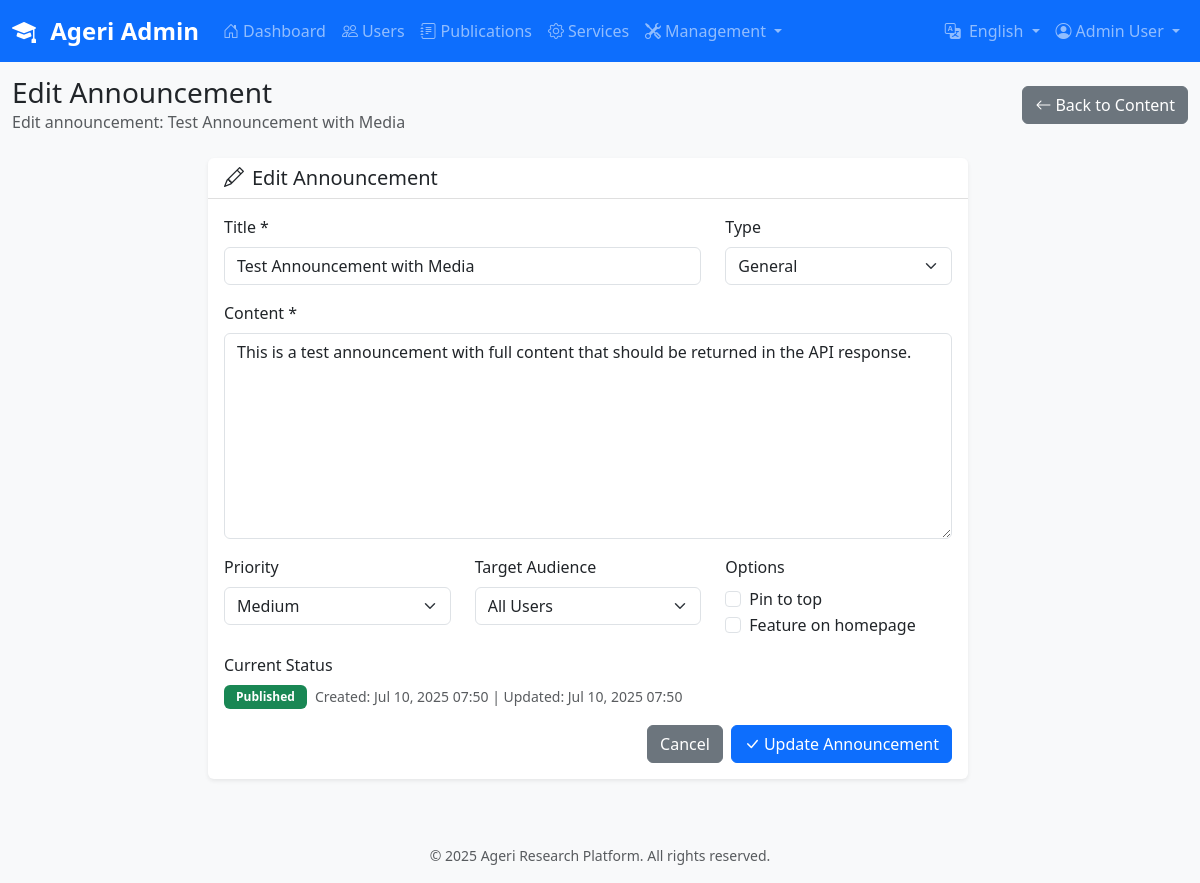
The page /dashboard/announcements/2/edit/ (signed in) on the database its author committed.
### accounts/models.py (models this page shows, shortened)
class User(AbstractUser):
    email = models.EmailField(unique=True)
    role = models.CharField(
        max_length=20,
        choices=UserRole.choices,
        default=UserRole.RESEARCHER
    )
    is_approved = models.BooleanField(default=False)
    approval_date = models.DateTimeField(null=True, blank=True)
    approved_by = models.ForeignKey(
        'self',
        on_delete=models.SET_NULL,
        null=True,
        blank=True,
        related_name='approved_users'
    )
    phone = models.CharField(max_length=20, blank=True)
    institution = models.CharField(max_length=200, blank=True)
    objects = CustomUserManager()
    department = models.CharField(max_length=200, blank=True)
    USERNAME_FIELD = 'email'
    REQUIRED_FIELDS = ['username', 'first_name', 'last_name']
    class Meta:
        db_table = 'auth_user'
        verbose_name = 'User'
        verbose_name_plural = 'Users'

### content/models.py (models this page shows, shortened)
class Announcement(TimeStampedModel):
    title = models.CharField(max_length=200)
    content = models.TextField(help_text="Main announcement content")
    summary = models.CharField(
        max_length=300,
        blank=True,
        help_text="Brief summary for list views (auto-generated if empty)"
    )
    announcement_type = models.CharField(
        max_length=20,
        choices=AnnouncementType.choices,
        default=AnnouncementType.GENERAL
    )
    priority = models.CharField(
        max_length=10,
        choices=PriorityChoices.choices,
        default=PriorityChoices.MEDIUM
    )
    target_audience = models.CharField(
        max_length=20,
        choices=TargetAudience.choices,
        default=TargetAudience.ALL
    )
    status = models.CharField(
        max_length=20,
        choices=StatusChoices.choices,
        default=StatusChoices.DRAFT
    )
    is_pinned = models.BooleanField(
        default=False,
        help_text="Pin announcement to top of list"
    )
    is_featured = models.BooleanField(
        default=False,
        help_text="Feature on homepage"
    )
    publish_at = models.DateTimeField(
        default=timezone.now,
        help_text="When to publish the announcement"
    )
    expires_at = models.DateTimeField(
        null=True,
        blank=True,
        help_text="When announcement expires (optional)"
    )
    author = models.ForeignKey(
        User,
        on_delete=models.CASCADE,
        related_name='authored_announcements'
    )
    approved_by = models.ForeignKey(
        User,
        on_delete=models.SET_NULL,
        null=True,
        blank=True,
        related_name='approved_announcements'
    )
    approved_at = models.DateTimeField(null=True, blank=True)
    attachment = models.FileField(
        upload_to=upload_to_announcements,
        blank=True,
        validators=[FileExtensionValidator(allowed_extensions=['pdf', 'doc', 'docx', 'jpg', 'jpeg', 'png'])],
        help_text="Optional attachment (PDF, DOC, DOCX, JPG, PNG)"
    )
    view_count = models.PositiveIntegerField(default=0)
    class Meta:
        ordering = ['-is_pinned', '-priority', '-publish_at']
        indexes = [
            models.Index(fields=['status']),
            models.Index(fields=['announcement_type']),
            models.Index(fields=['target_audience']),
            models.Index(fields=['publish_at']),
            models.Index(fields=['expires_at']),
            models.Index(fields=['-is_pinned', '-priority']),
        ]
        verbose_name = 'Announcement'
        verbose_name_plural = 'Announcements'

### dashboard/views.py (the view, shortened to what this page needs)
# urls.py: path('announcements/<int:announcement_id>/edit/', views.edit_announcement, name='edit_announcement'),
@staff_member_required
def edit_announcement(request, announcement_id):
    announcement = get_object_or_404(Announcement, id=announcement_id)
    context = {'announcement': announcement}
    return render(request, 'dashboard/edit_announcement.html', context)

### dashboard/templates/dashboard/edit_announcement.html (shortened to what this page needs)
{% extends 'dashboard/base.html' %}
{% block page_title %}Edit Announcement{% endblock %}
{% block page_description %}Edit announcement: {{ announcement.title }}{% endblock %}
{% block page_actions %}
<a href="{% url 'dashboard:content_management' %}" class="btn btn-secondary">
    <i class="bi bi-arrow-left me-1"></i>Back to Content
</a>
{% endblock %}
{% block content %}
<div class="row justify-content-center">
    <div class="col-lg-8">
        <div class="card">
            <div class="card-header">
                <h5 class="card-title mb-0">
                    <i class="bi bi-pencil me-2"></i>Edit Announcement
                </h5>
            </div>
            <div class="card-body">
                <form method="post">
                    <div class="row">
                        <div class="col-md-8">
                            <div class="mb-3">
                                <label for="title" class="form-label">Title *</label>
                                <input type="text" class="form-control" id="title" name="title"
                                       value="{{ announcement.title }}" required>
                            </div>
                        </div>
                        <div class="col-md-4">
                            <div class="mb-3">
                                <label for="announcement_type" class="form-label">Type</label>
                                <select class="form-select" id="announcement_type" name="announcement_type">
                                    <option value="general" {% if announcement.announcement_type == 'general' %}selected{% endif %}>General</option>
                                </select>
                            </div>
                        </div>
                    </div>
                    <div class="mb-3">
                        <label for="content" class="form-label">Content *</label>
                        <textarea class="form-control" id="content" name="content" rows="8" required>{{ announcement.content }}</textarea>
                    </div>
                    <div class="row">
                        <div class="col-md-4">
                            <div class="mb-3">
                                <label for="priority" class="form-label">Priority</label>
                                <select class="form-select" id="priority" name="priority">
                                    <option value="medium" {% if announcement.priority == 'medium' %}selected{% endif %}>Medium</option>
                                </select>
                            </div>
                        </div>
                        <div class="col-md-4">
                            <div class="mb-3">
                                <label for="target_audience" class="form-label">Target Audience</label>
                                <select class="form-select" id="target_audience" name="target_audience">
                                    <option value="all" {% if announcement.target_audience == 'all' %}selected{% endif %}>All Users</option>
                                </select>
                            </div>
                        </div>
                        <div class="col-md-4">
                            <div class="mb-3">
                                <label class="form-label">Options</label>
                                <div class="form-check">
                                    <input class="form-check-input" type="checkbox" id="is_pinned" name="is_pinned"
                                           {% if announcement.is_pinned %}checked{% endif %}>
                                    <label class="form-check-label" for="is_pinned">
                                        Pin to top
                                    </label>
                                </div>
                                <div class="form-check">
                                    <input class="form-check-input" type="checkbox" id="is_featured" name="is_featured"
                                           {% if announcement.is_featured %}checked{% endif %}>
                                    <label class="form-check-label" for="is_featured">
                                        Feature on homepage
                                    </label>
                                </div>
                            </div>
                        </div>
                    </div>
                    <div class="mb-3">
                        <label class="form-label">Current Status</label>
                        <div class="d-flex align-items-center">
                            {% if announcement.status == 'published' %}
                                <span class="badge bg-success me-2">Published</span>
                            {% elif announcement.status == 'pending' %}
                                <span class="badge bg-warning me-2">Pending</span>
                            {% elif announcement.status == 'draft' %}
                                <span class="badge bg-secondary me-2">Draft</span>
                            {% else %}
                                <span class="badge bg-danger me-2">Rejected</span>
                            {% endif %}
                            <small class="text-muted">
                                Created: {{ announcement.created_at|date:"M d, Y H:i" }}
                                {% if announcement.updated_at != announcement.created_at %}
                                    | Updated: {{ announcement.updated_at|date:"M d, Y H:i" }}
                                {% endif %}
                            </small>
                        </div>
                    </div>
                    <div class="d-flex justify-content-end gap-2">
                        <a href="{% url 'dashboard:content_management' %}" class="btn btn-secondary">Cancel</a>
                        <button type="submit" class="btn btn-primary">
                            <i class="bi bi-check-lg me-1"></i>Update Announcement
                        </button>
                    </div>
                </form>
            </div>
        </div>
    </div>
</div>
{% endblock %}

### dashboard/templates/dashboard/base.html (shortened to what this page needs)
{% load i18n arabic_trans %}
{% get_current_language as LANGUAGE_CODE %}
<!DOCTYPE html>
<html lang="{{ LANGUAGE_CODE }}" dir="{% if LANGUAGE_CODE == 'ar' %}rtl{% else %}ltr{% endif %}">
<head>
    <link href="https://cdn.jsdelivr.net/npm/bootstrap@5.3.0/dist/css/bootstrap.min.css" rel="stylesheet">
    <link href="https://cdn.jsdelivr.net/npm/bootstrap-icons@1.10.0/font/bootstrap-icons.css" rel="stylesheet">
    {% load static %}
    <link rel="stylesheet" href="{% static 'dashboard/css/dashboard.css' %}">
</head>
<body>
    <nav class="navbar navbar-expand-lg navbar-dark bg-primary fixed-top">
        <div class="container-fluid">
            <a class="navbar-brand fw-bold" href="{% url 'dashboard:home' %}">
                <i class="bi bi-mortarboard-fill me-2"></i>
                {% trans "Ageri Admin" %}
            </a>
            <div class="collapse navbar-collapse" id="navbarNav">
                <ul class="navbar-nav me-auto">
                    <li class="nav-item">
                        <a class="nav-link {% if request.resolver_match.url_name == 'home' %}active{% endif %}"
                           href="{% url 'dashboard:home' %}">
                            <i class="bi bi-house-door me-1"></i>{% trans "Dashboard" %}
                        </a>
                    </li>
                    <li class="nav-item">
                        <a class="nav-link {% if request.resolver_match.url_name == 'user_management' %}active{% endif %}"
                           href="{% url 'dashboard:user_management' %}">
                            <i class="bi bi-people me-1"></i>{% trans "Users" %}
                        </a>
                    </li>
                    <li class="nav-item">
                        <a class="nav-link {% if request.resolver_match.url_name == 'publication_management' %}active{% endif %}"
                           href="{% url 'dashboard:publication_management' %}">
                            <i class="bi bi-journal-text me-1"></i>{% trans "Publications" %}
                        </a>
                    </li>
                    <li class="nav-item">
                        <a class="nav-link {% if request.resolver_match.url_name == 'service_requests' %}active{% endif %}"
                           href="{% url 'dashboard:service_requests' %}">
                            <i class="bi bi-gear me-1"></i>{% trans "Services" %}
                        </a>
                    </li>
                    <li class="nav-item dropdown">
                        <a class="nav-link dropdown-toggle" href="#" role="button" data-bs-toggle="dropdown">
                            <i class="bi bi-tools me-1"></i>{% trans "Management" %}
                        </a>
                    </li>
                </ul>
                <ul class="navbar-nav">
                    <li class="nav-item dropdown">
                        <a class="nav-link dropdown-toggle" href="#" role="button" data-bs-toggle="dropdown">
                            <i class="bi bi-translate me-1"></i>
                            {% if LANGUAGE_CODE == 'ar' %}العربية{% else %}English{% endif %}
                        </a>
                    </li>
                    <li class="nav-item dropdown">
                        <a class="nav-link dropdown-toggle" href="#" role="button" data-bs-toggle="dropdown">
                            <i class="bi bi-person-circle me-1"></i>{{ user.get_full_name|default:user.username }}
                        </a>
                    </li>
                </ul>
            </div>
        </div>
    </nav>
    <div class="container-fluid" style="margin-top: 76px;">
        <div class="row mb-4">
            <div class="col-12">
                <div class="d-flex justify-content-between align-items-center">
                    <div>
                        <h1 class="h3 mb-0">{% block page_title %}Dashboard{% endblock %}</h1>
                        <p class="text-muted mb-0">{% block page_description %}Welcome to the Ageri Research Platform Admin Dashboard{% endblock %}</p>
                    </div>
                    <div>
                        {% block page_actions %}{% endblock %}
                    </div>
                </div>
            </div>
        </div>
        <div class="row">
            {% block content %}{% endblock %}
        </div>
    </div>
    <footer class="bg-light text-center text-muted py-3 mt-5">
        <div class="container">
            <small>&copy; 2025 Ageri Research Platform. All rights reserved.</small>
        </div>
    </footer>
</body>
</html>

### dashboard/static/dashboard/css/dashboard.css (style rules this page uses)
:root { --primary-color: #0d6efd; --secondary-color: #6c757d; --success-color: #198754; --danger-color: #dc3545; --warning-color: #ffc107; --info-color: #0dcaf0; --light-color: #f8f9fa; --dark-color: #212529; }
body { background-color: #f8f9fa; font-family: 'Segoe UI', Tahoma, Geneva, Verdana, sans-serif; }
.navbar-brand { font-size: 1.5rem; font-weight: 700; }
.card { border: none; box-shadow: 0 0.125rem 0.25rem rgba(0, 0, 0, 0.075); transition: box-shadow 0.15s ease-in-out; }
.card-header { background-color: transparent; border-bottom: 1px solid rgba(0, 0, 0, 0.125); font-weight: 600; }
.badge { font-size: 0.75rem; padding: 0.375rem 0.75rem; }
.btn { border-radius: 0.375rem; font-weight: 500; transition: all 0.15s ease-in-out; }

### rows shown on the page
Announcement: title "Test Announcement with Media", announcement_type "General", content "This is a test announcement with full content that should be returned in the API response.", priority "Medium", target_audience "All Users", created_at "Jul 10, 2025 07:50", updated_at "Jul 10, 2025 07:50"

### other values the page prints
{{ user.get_full_name|default:user.username }} "Admin User"
